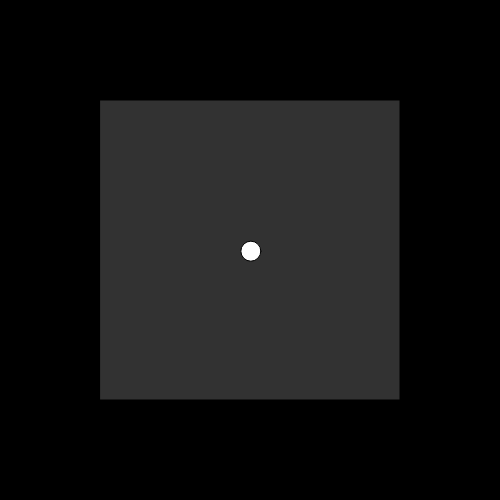
Frame 1 (no input)
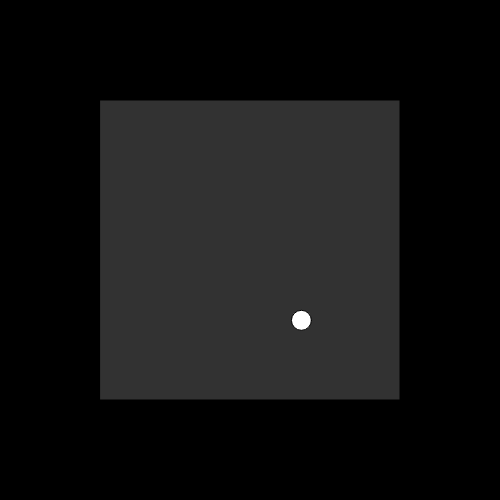
Frame 60 (no input)
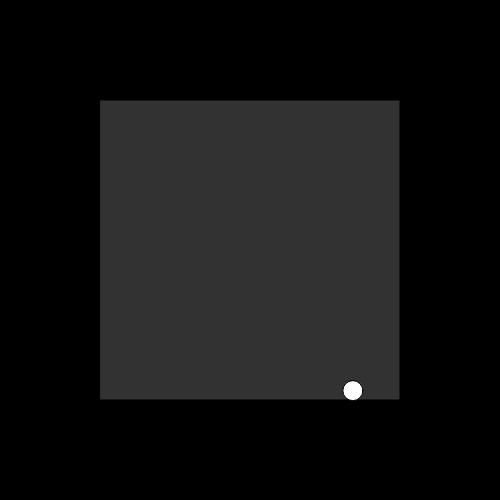
Frame 120 (the mouse pressed at the canvas centre since frame 60)

The p5.js sketch that drew these frames (run headless with seeded random() and noise() and a simulated clock; from frame 60 on, the mouse is pressed at the canvas centre):

// p5.js sketch
// ── sketch.js
function setup() {
    background(0);
    createCanvas(500, 500);
    // making a random negative or positive value
    speedx = random(-2, 2);
    // another way of doing the same thing
    speedy = 2 - random(4);
    lox = height / 2;
    loy = width / 2;

    console.log(speedx + " " + speedy);
}

function draw() {
    background(0);
    fill(50);
    rect(100,100,300,300);
    // left border
    if (lox < 0) {
        lox = 400;
    }
    //right border
    if (lox > 400) {
        lox = 100;
    }
    //top border
    if (loy < 0) {
        loy = height;
    }
    //bottom border
    if (loy > height) {
        loy = 0;
    }

    // update the position of the ball and print to screen
    lox += speedx;
    loy += speedy;
    fill(255);
    ellipse(lox, loy, 20, 20);
}
